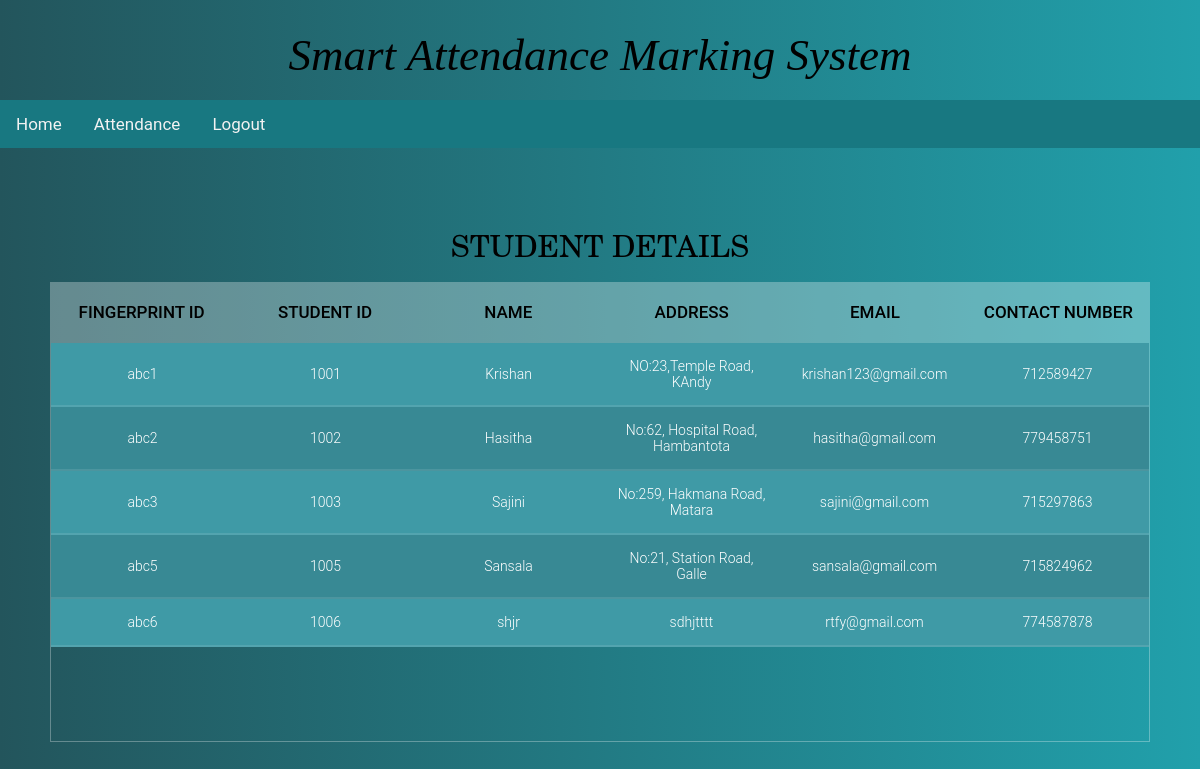
/student_details.php, run on the app's committed database.
### tables this page shows
CREATE TABLE `student` (
  `FINGERPRINT_ID` varchar(50) NOT NULL,
  `STUDENT_ID` int(11) NOT NULL,
  `NAME` varchar(50) NOT NULL,
  `ADDRESS` varchar(50) NOT NULL,
  `EMAIL` varchar(50) NOT NULL,
  `CONTACT_NO` int(11) NOT NULL
);

### student_details.php (the view, shortened to what this page needs)
<!DOCTYPE html>
<html>
<head>
<link rel="stylesheet" type="text/css" href="css/Users.css">
</head>
<body>
<?php include'header/headerStu.php'; ?>
<main>
  <section>
  <h1 class="slideInDown animated">Student Details </h1>
  <div class="tbl-header slideInRight animated">
    <table cellpadding="0" cellspacing="0" border="0">
      <thead>
        <tr>
          <th>Fingerprint ID</th>
              <th>Student ID</th>
              <th>Name</th>
              <th>Address</th>
              <th>Email</th>
              <th>Contact Number</th>
        </tr>
      </thead>
    </table>
  </div>
  <div class="tbl-content slideInRight animated">
    <table cellpadding="0" cellspacing="0" border="0">
      <tbody>
        <?php
          $db=mysqli_connect('localhost','root','','attendance2');
          $sql=mysqli_query($db,"SELECT FINGERPRINT_ID,STUDENT_ID,NAME, ADDRESS, EMAIL,CONTACT_NO FROM student GROUP BY STUDENT_ID, FINGERPRINT_ID");
               while ($row    = mysqli_fetch_array($sql,MYSQLI_NUM)){
        echo "<tr><td>";
        echo $row[0];
        echo "</td><td>";
        echo $row[1];
        echo "</td><td>";
        echo $row[2];
        echo "</td><td>";
        echo $row[3];
        echo "</td><td>";
        echo $row[4];
        echo "</td><td>";
        echo $row[5];
        echo "</td></tr>";
      }
        ?>
      </tbody>
    </table>
  </div>
</section>
</main>
</body>
</html>

### header/headerStu.php (shortened to what this page needs)
<head>
<link rel="stylesheet" href="https://cdnjs.cloudflare.com/ajax/libs/font-awesome/4.7.0/css/font-awesome.min.css">
<link rel="stylesheet" type="text/css" href="css/header.css">
</head>
<header>
<div class="header">
	<div class="logo">
		<a href="index.php">Smart Attendance Marking System</a>
	</div>
</div>
<div class="topnav" id="myTopnav">
	<a href="teacher_home.php">Home</a>
    <a href="student_home.php">Attendance</a>
    <a href="index.php">Logout</a>
</div>
</header>

### css/Users.css (style rules this page uses)
h1 { font-size: 30px; color: #000; text-transform: uppercase; font-weight: 300; font-family: New Century Schoolbook, TeX Gyre Schola, serif; text-align: center; margin-bottom: 15px; }
table { width:100%; table-layout: fixed; }
.tbl-header { background-color: rgba(255,255,255,0.3); }
.tbl-content { height:400px; overflow-x:auto; margin-top: 0px; border: 1px solid rgba(255,255,255,0.3); }
th { padding: 20px 15px; text-align: center; font-weight: 500; font-size: 17px; color: #000; text-transform: uppercase; }
td { padding: 15px; text-align: center; vertical-align:middle; font-weight: 300; font-size: 14px; color: #fff; border-bottom: solid 2px rgba(255,255,255,0.1); }
section { margin: 50px; }
section { overflow-x:hidden; }
.slideInRight { animation-name: slideInRight; }
.slideInDown { animation-name: slideInDown; }
.animated { animation-duration: 1s; animation-fill-mode: both; }

### css/header.css (style rules this page uses)
* { text-decoration: none; box-sizing: border-box; }
body { background: -webkit-linear-gradient(left, #0e251f, #21a0ab); background: linear-gradient(to right, #23555c, #21a0ab); font-family: 'Roboto', sans-serif; margin: 0; font-size: 15px; }
header, main { width: 100%; display: block; margin: 0 auto; }
.header { padding: 5px; width: 100%; height: 100px; }
.logo a { text-decoration: none; font-family: Luminari, fantasy; font-size: 45px; color: #000000; font-style: italic; text-align: center; vertical-align: middle; line-height: 100px; display: block; }
.topnav { overflow: hidden; background-color: #187881; }
.topnav a { float: left; display: block; color: #f2f2f2; text-align: center; padding: 14px 16px; text-decoration: none; font-size: 17px; }
tbody tr:nth-child(even) { background-color: #388994; }
tbody tr:nth-child(odd) { background-color: #3f9aa6; }

### data on the page
student: FINGERPRINT_ID "abc1", STUDENT_ID "1001", NAME "Krishan", ADDRESS "NO:23,Temple Road, KAndy", EMAIL "krishan123@gmail.com", CONTACT_NO "712589427"
student: FINGERPRINT_ID "abc2", STUDENT_ID "1002", NAME "Hasitha", ADDRESS "No:62, Hospital Road, Hambantota", EMAIL "hasitha@gmail.com", CONTACT_NO "779458751"
student: FINGERPRINT_ID "abc3", STUDENT_ID "1003", NAME "Sajini", ADDRESS "No:259, Hakmana Road, Matara", EMAIL "sajini@gmail.com", CONTACT_NO "715297863"
student: FINGERPRINT_ID "abc5", STUDENT_ID "1005", NAME "Sansala", ADDRESS "No:21, Station Road, Galle", EMAIL "sansala@gmail.com", CONTACT_NO "715824962"
student: FINGERPRINT_ID "abc6", STUDENT_ID "1006", NAME "shjr", ADDRESS "sdhjtttt", EMAIL "rtfy@gmail.com", CONTACT_NO "774587878"
